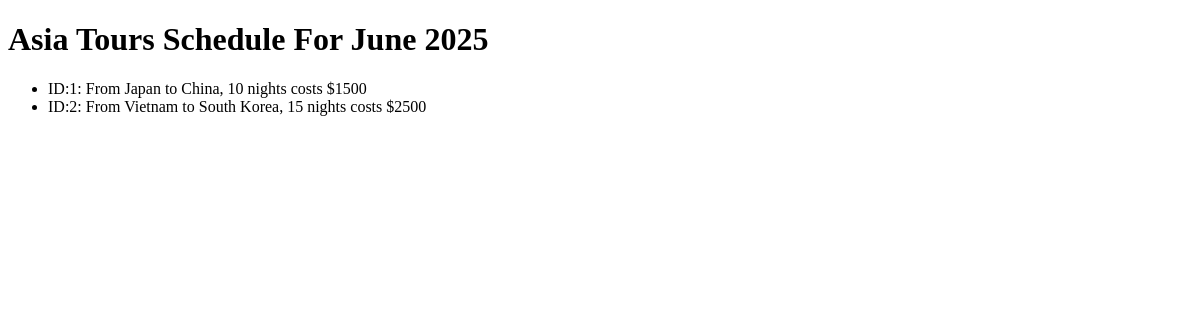
Before: / with the older database file.
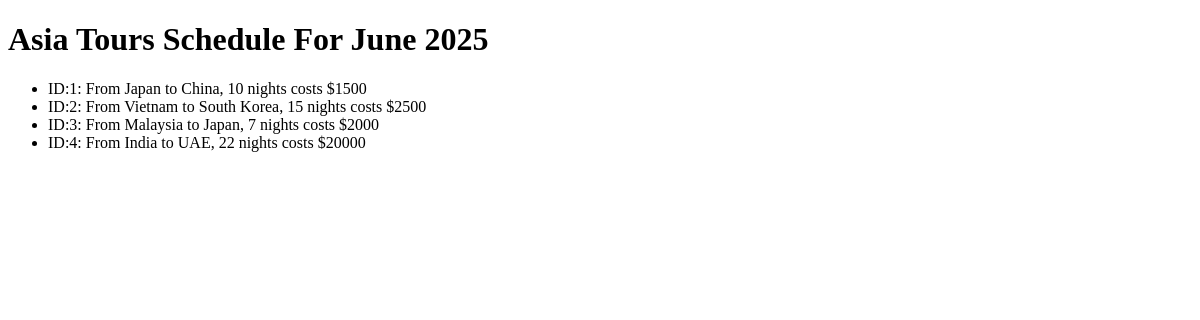
After: the same page with the newer database file.
### asiatouragency/models.py (models this page shows)
class Tour(models.Model):
    origin_country =models.CharField(max_length=64)
    destination_country = models.CharField(max_length=64)
    number_of_nights = models.IntegerField()
    price = models.IntegerField()
    def __str__ (self):
        return (f"ID:{self.id}: From {self.origin_country} to {self.destination_country}, {self.number_of_nights} nights costs ${self.price}")

### asiatouragency/views.py (the view)
# urls.py: path('', views.index, name='index'),
def index(request):
    tours = Tour.objects.all()
    context = {
        'tours': tours,
    }
    return render(request, 'tours/index.html',context)

### asiatouragency/templates/tours/index.html (shortened to what this page needs)
<!DOCTYPE html>
<html lang="en">
<head>
</head>
<body>
    <h1>Asia Tours Schedule For June 2025 </h1>
    <ul>
        {% for tour in tours %}
            <li>{{tour}}</li>
        {% endfor %}
    </ul>
</body>
</html>

Changed rows visible on the page:
added Tour: id+origin_country+destination_country "ID:3: From Malaysia to Japan, 7 nights costs $2000"
added Tour: id+origin_country+destination_country "ID:4: From India to UAE, 22 nights costs $20000"
